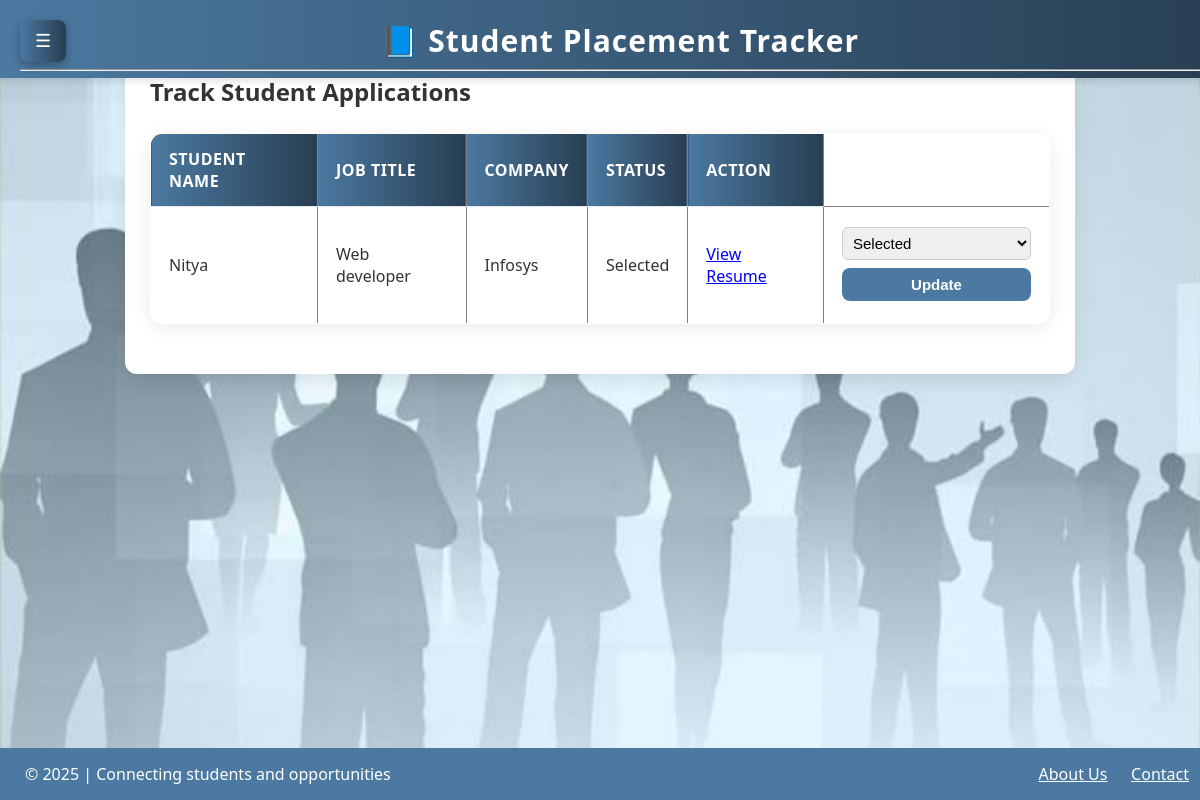
The app's page /track_applications (signed in) with its own data.
### app.py (models this page shows)
class Application(db.Model):
    id = db.Column(db.Integer, primary_key=True)
    student_id = db.Column(db.Integer, db.ForeignKey('student.id'), nullable=False)
    job_id = db.Column(db.Integer, db.ForeignKey('job.id'), nullable=False)
    status = db.Column(db.String(50), default="Applied")

class User(db.Model):
    id = db.Column(db.Integer, primary_key=True)
    username = db.Column(db.String(100), unique=True, nullable=False)
    email = db.Column(db.String(100), unique=True, nullable=False)
    password = db.Column(db.String(200), nullable=False)
    role = db.Column(db.String(20), nullable=False, default='student')
    student = db.relationship('Student', backref='user', uselist=False)

class Job(db.Model):
    id = db.Column(db.Integer, primary_key=True)
    company_name = db.Column(db.String(100), nullable=False)
    role = db.Column(db.String(100), nullable=False)
    salary = db.Column(db.String(50))
    eligibility = db.Column(db.String(200))
    location = db.Column(db.String(100))
    applications = db.relationship('Application', backref='job')

### app.py (the view, shortened to what this page needs)
@app.route('/track_applications', methods=['GET', 'POST'])
def track_applications():
    if session.get('role') != 'admin' or 'user_id' not in session:
        flash("Access denied! Admins only.", "danger")
        return redirect(url_for('login'))
    applications = Application.query.all()
    return render_template('track_applications.html', applications=applications)

### templates/track_applications.html (shortened to what this page needs)
{% extends "base.html" %}
{% block content %}
<h2>Track Student Applications</h2>
{% if applications %}
<table border="1" cellpadding="8">
    <tr>
        <th>Student Name</th>
        <th>Job Title</th>
        <th>Company</th>
        <th>Status</th>
        <th>Action</th>
    </tr>
    {% for app in applications %}
    <tr>
        <td>{{ app.student.user.username }}</td>
        <td>{{ app.job.role }}</td>
        <td>{{ app.job.company_name }}</td>
        <td>{{ app.status }}</td>
        <td>
            {% if app.student.resume_path %}
                <a href="{{ url_for('view_resume', filename=app.student.resume_path) }}" target="_blank" style="color: blue;">View Resume</a>
            {% else %}
                <span style="color: gray;">No resume</span>
            {% endif %}
        </td>
        <td>
            <form method="POST" action="{{ url_for('track_applications') }}">
                <select name="status" required>
                    <option value="Selected" {% if app.status == 'Selected' %}selected{% endif %}>Selected</option>
                </select>
                <button type="submit">Update</button>
            </form>
        </td>
    </tr>
    {% endfor %}
</table>
{% else %}
<p>No applications yet.</p>
{% endif %}
{% endblock %}

### static/css/style.css (style rules this page uses)
body { font-family: 'Segoe UI', Tahoma, Geneva, Verdana, sans-serif; margin: 0; padding: 0; background: linear-gradient(to right, #f0f4f8, #d9e2ec); color: #333; background-image: url(image.jpg); background-position: center; background-size:cover; }
form input, form select, form button { padding: 12px; width: 100%; margin-top: 6px; border-radius: 8px; border: 1px solid #bbb; box-sizing: border-box; font-size: 15px; }
form button { background: #4b79a1; color: #fff; font-weight: 700; cursor: pointer; margin-top: 20px; transition: all 0.3s ease; }
form input, form textarea, form button { width: 100%; padding: 10px; margin: 8px 0; border: 1px solid #ccc; border-radius: 5px; }
form button { background: #27ae60; color: white; border: none; cursor: pointer; }
table { width: 100%; border-collapse: collapse; margin: 25px 0; font-size: 16px; text-align: left; background: #ffffff; border-radius: 12px; overflow: hidden; box-shadow: 0 4px 20px rgba(0, 0, 0, 0.08); }
th, td { padding: 14px 18px; border-bottom: 1px solid #e0e6ed; }
th { background: linear-gradient(90deg, #4b79a1, #283e51); color: #fff; font-weight: 600; text-transform: uppercase; letter-spacing: 0.5px; }
td { color: #333; }
table tr:last-child td { border-bottom: none; }
table button { background: #4b79a1; color: #fff; border: none; padding: 8px 16px; border-radius: 8px; cursor: pointer; font-weight: 600; transition: background 0.3s ease, transform 0.2s; }
table select { padding: 6px; border-radius: 6px; border: 1px solid #ccc; }

### templates/base.html (style rules this page uses)
body { display: flex; flex-direction: column; align-items: center; justify-content: flex-start; min-height: 100vh; overflow-x: hidden; margin: 0; }

### records on screen
Application: student.user.username "Nitya", job.role "Web developer", job.company_name "Infosys", status "Selected"
